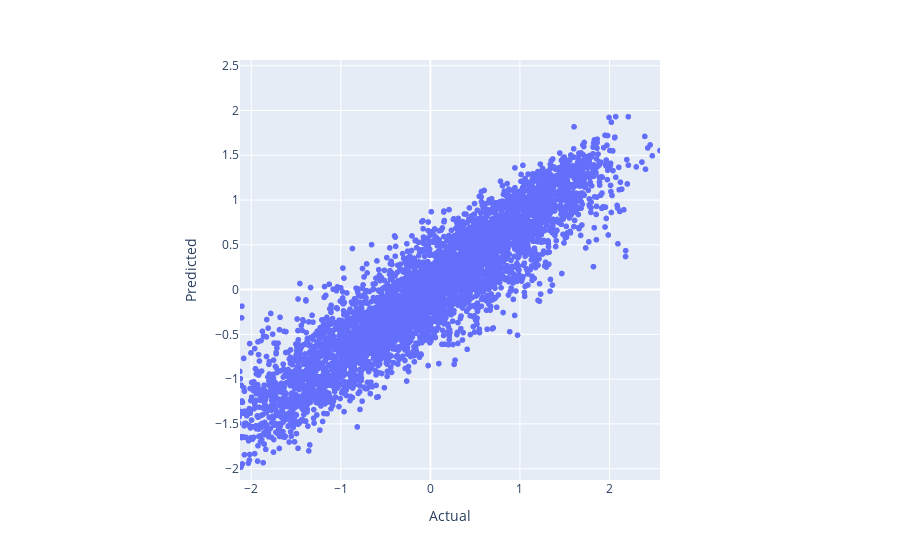

Notebook cell for this chart:
### Code cell
plot_data = pd.DataFrame([y, rf_preds])
fig = px.scatter(aaa, x='Actual', y='Predicted')
max_limit = max(aaa['Actual'].max(), aaa['Predicted'].max())
min_limit = max(aaa['Actual'].min(), aaa['Predicted'].min())
fig.update_layout(xaxis=dict(range=[min_limit, max_limit]), yaxis=dict(range=[min_limit, max_limit]))
fig.update_yaxes(scaleanchor="x", scaleratio=1)
fig.update_xaxes(constrain='domain')
fig.show()

### Figure 1 — Plotly figure (JSON) as saved in the notebook; plotly's stock layout.template omitted (floating-point values rounded to 4 significant figures; data arrays with more than 128 entries replaced by an {"elided": "..."} marker saying what was removed)
{"data": [{"hovertemplate": "Actual=%{x}<br>Predicted=%{y}<extra></extra>", "legendgroup": "", "marker": {"color": "#636efa", "symbol": "circle"}, "mode": "markers", "name": "", "showlegend": false, "type": "scattergl", "x": {"elided": "4872 float values"}, "xaxis": "x", "y": {"elided": "4872 float values"}, "yaxis": "y"}], "layout": {"legend": {"tracegroupgap": 0}, "margin": {"t": 60}, "xaxis": {"anchor": "y", "constrain": "domain", "domain": [0, 1], "range": [-2.126, 2.564], "title": {"text": "Actual"}}, "yaxis": {"anchor": "x", "domain": [0, 1], "range": [-2.126, 2.564], "scaleanchor": "x", "scaleratio": 1, "title": {"text": "Predicted"}}}}
